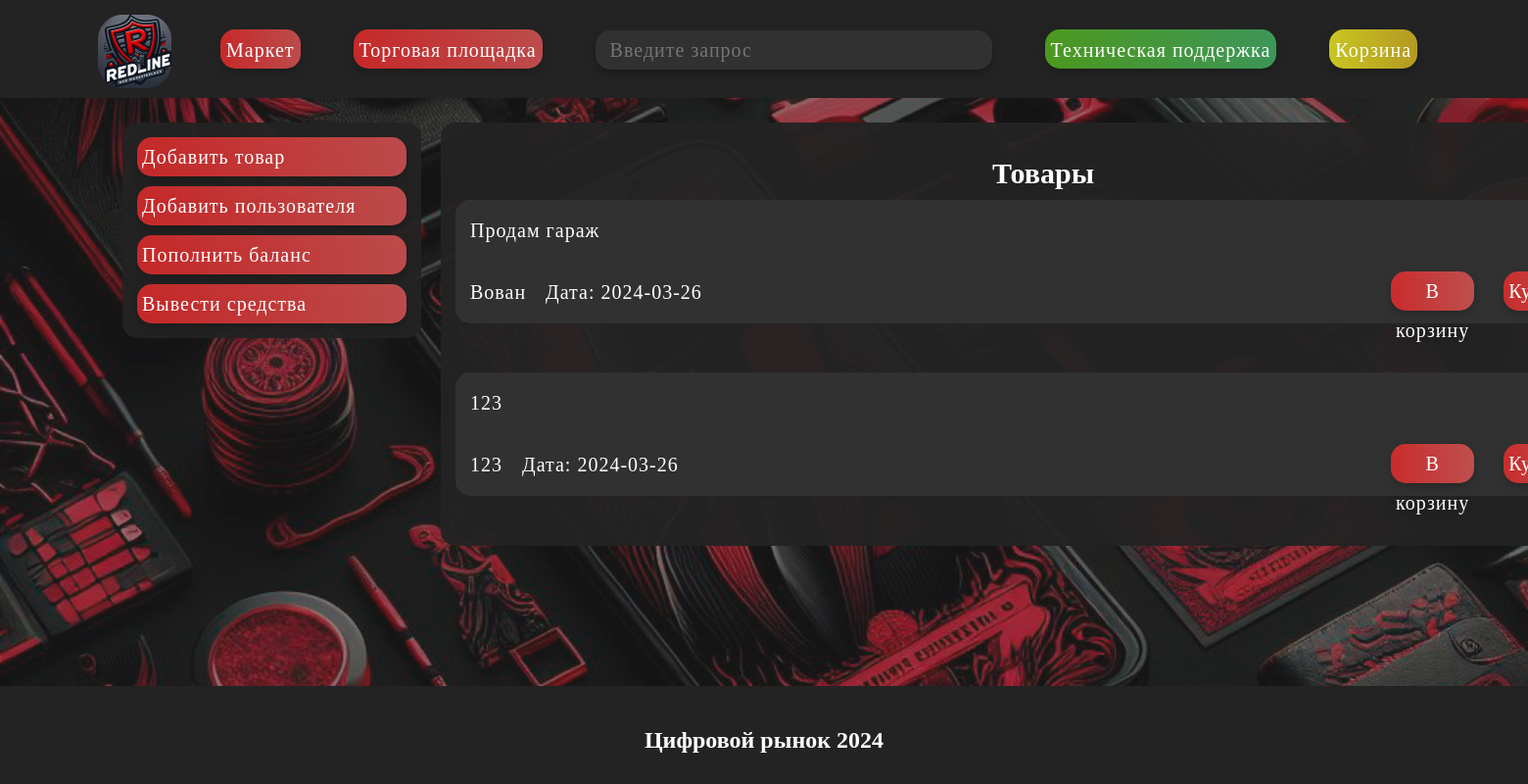
Page /home on the earlier database version.
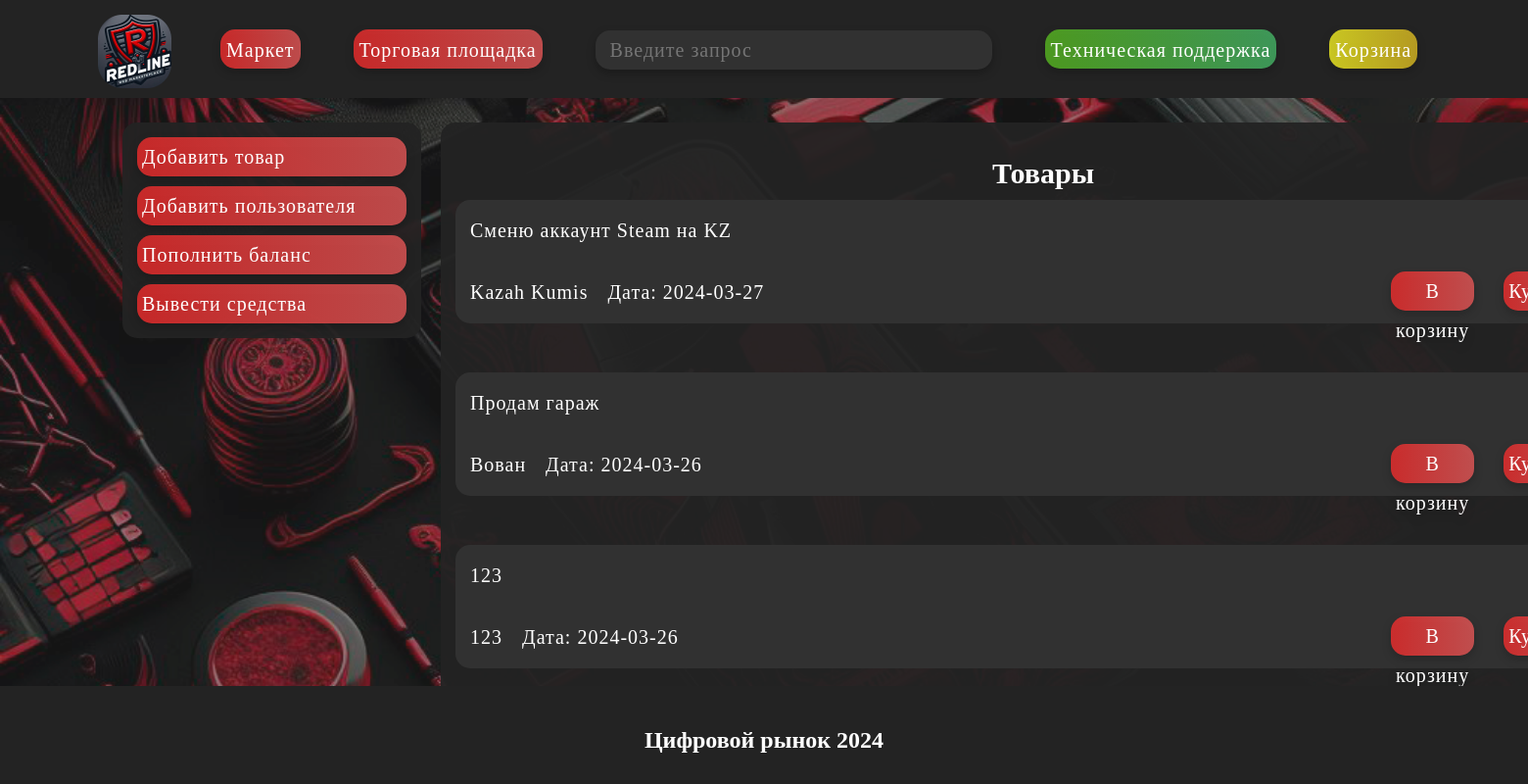
Same page on the later database version.
### main.py (models this page shows, shortened)
class Tovar(db.Model):
    id = db.Column(db.Integer, primary_key=True, autoincrement=True)
    description = db.Column(db.String(15), nullable=False, unique=True)
    login = db.Column(db.String(15), nullable=False)  # Убран параметр unique=True
    price = db.Column(db.Integer, nullable=False)
    date = db.Column(db.DateTime, default=datetime.utcnow)

### main.py (the view)
@app.route('/', methods=['POST', 'GET'])
@app.route('/home', methods=['POST', 'GET'])
def index():
    tovars = Tovar.query.order_by(Tovar.date.desc()).all()
    if 'userLogged' not in session:
        username = "Войти"
        balance = "0Р"
        email = ""  # Добавляем пустую строку для email, чтобы избежать ошибки
    else:
        username = session['userLogged']
        user = User.query.filter_by(login=session['userLogged']).first()
        balance = user.balance if user else "Р"
        email = user.email if user else ""  # Получаем email пользователя или устанавливаем пустую строку
    return render_template("index.html", tovars=tovars, username=username, balance=balance, email=email)

### templates/index.html (shortened to what this page needs)
<!DOCTYPE html>
<html lang="ru">
<head>
    <link rel="stylesheet" type="text/css" href="{{ url_for('static', filename='css/style.css') }}">
</head>
<body>
    <header>
        <div class="up">
            <img src="static\img\main\logo.png" class="logo" alt="Описание изображения">
            <div class="block_up">
                <button class="button_up">Маркет</button>
                <button class="button_up">Торговая площадка</button>
                <form action="/search" method="POST" class="search-container">
                    <input type="text" name="query" placeholder="Введите запрос" class="search-button">
                </form>
                <form action="/help" method="post">
                    <button class="help button_up">Техническая поддержка</button>
                </form>
                <form action="/basket" method="post">
                    <button class="button_up basket">Корзина</button>
                </form>
            </div>
        </div>
    </header>
<div class="lmenu main">
    <form action="/create-tovar-page" method="post">
        <button class="button button_lmenu">Добавить товар</button>
    </form>
    <form action="/create-user-page" method="post">
        <button class="button button_lmenu">Добавить пользователя</button>
    </form>
    <form action="/help" method="post">
        <button class="button button_lmenu">Пополнить баланс</button>
        <button class="button button_lmenu">Вывести средства</button>
    </form>
</div>
<main>
    <h2 class="title">Товары</h2>
    {% for el in tovars %}
        <div class="block">
        <div class="str_1">
            <p>{{el.description}}</p>
        </div>
        <div class="str_1">
            <p>{{el.login}}</p>
            <p class="date">Дата: {{el.date.date()}}</p>
            <form action="/help" method="post" class="buy_button">
                <button class="button">В корзину</button>
                <button class="button">Купить</button>
            </form>
        </div>
    </div>
    {% endfor %}
</main>
<footer>
    <div class="foot">
        <h2 class="title">Цифровой рынок 2024</h2>
    </div>
</footer>
</body>
</html>

### static/css/style.css (style rules this page uses)
body { margin: 0; padding: 0; background-color: rgba(0, 0, 0, 0.5); background-image: url('back.png'); background-repeat: no-repeat; background-position: center center; background-attachment: fixed; -webkit-background-size: cover; -moz-background-size: cover; -o-background-size: cover; background-size: cover; }
header, footer { background-color: #232323; color: white; height: 100px; padding: 0px 0px; }
.logo { position: absolute; top: 0px; left: 0px; width: 75px; height: 75px; }
.up { font-family: 'Gang of Three[RUS by Daymarius]'; position: absolute; margin-top: 15px; margin-left: 100px; margin-right: 100px; height: 55px; width: 1600px; display: inline-flex; }
.block_up { margin-left: 100px; margin-top: 15px; position: relative; }
.search-container { display: inline-block; vertical-align: middle; }
.button { font-family: 'Gang of Three[RUS by Daymarius]'; display: inline-flex; background: linear-gradient(90deg, rgba(255, 45, 45, 0.75) 0%, rgba(242, 91, 91, 0.75) 100%); color: white; border-radius: 15px; border: none; font-size: 20px; cursor: pointer; transition: background-color 0.3s; filter: drop-shadow(0px 4px 4px rgba(0, 0, 0, 0.25)); height: 40px; line-height: 40px; letter-spacing: 1px; margin-left: 15px; margin-right: 15px; margin-top: 10px; display: flex; flex-direction: column; padding: 0px 5px; text-decoration: none; }
.button_up { font-family: 'Gang of Three[RUS by Daymarius]'; display: inline-flex; background: linear-gradient(90deg, rgba(255, 45, 45, 0.75) 0%, rgba(242, 91, 91, 0.75) 100%); color: white; border-radius: 15px; border: none; font-size: 20px; cursor: pointer; transition: background-color 0.3s; filter: drop-shadow(0px 4px 4px rgba(0, 0, 0, 0.25)); margin-left: 25px; height: 40px; line-height: 40px; letter-spacing: 1px; margin-left: 25px; margin-right: 25px; }
.search-button { font-family: 'Gang of Three[RUS by Daymarius]'; background-color: #313131; color: #989898; padding: 0px 15px; border: none; text-align: left; font-size: 20px; cursor: pointer; border-radius: 15px; margin-left: 25px; margin-right: 25px; width: 375px; filter: drop-shadow(0px 4px 4px rgba(0, 0, 0, 0.25)); display: inline-block; height: 40px; line-height: 40px; letter-spacing: 1px; margin-bottom: 7px; }
.help { background: linear-gradient(90deg, rgba(92, 194, 33, 0.75) 0%, rgba(72, 190, 108, 0.75) 100%); }
.basket { background: linear-gradient(90deg, rgba(255, 251, 35, 0.76) 0%, rgba(231, 195, 35, 0.75) 100%); }
.title { position: relative; text-align: center; top: 15px; }
main { font-family: 'Gang of Three[RUS by Daymarius]'; background-color: rgba(35, 35, 35, 0.95); color: white; height: 500px; padding: 0px 15px; border: none; text-align: left; font-size: 20px; cursor: pointer; border-radius: 15px; margin-left: 450px; cursor: auto; width: 1200px; height: inherit; padding-bottom: 1px; }
.block { background-color: #313131; font-family: 'Gang of Three[RUS by Daymarius]'; color: white; padding: 0px 15px; border: none; text-align: left; font-size: 20px; cursor: pointer; border-radius: 15px; margin-bottom: 50px; }
.str_1 { display: flex; flex-direction: row; letter-spacing: 1px; }
.buy_button { position:absolute; display: flex; height: 35px; width: auto ; margin-left: 925px; margin-bottom: 20px; letter-spacing: 1px; }
form { display: inline-block; }
.date { margin-left: 20px; }
.lmenu { font-family: 'Gang of Three[RUS by Daymarius]'; float: left; background-color: rgba(35, 35, 35, 0.95); color: white; border: none; text-align: left; font-size: 20px; cursor: pointer; border-radius: 15px; display: flex; flex-direction: column; align-items: center; margin-left: 125px; margin-top: 25px; padding-bottom: 15px; padding-top: 5px; display: flex; flex-direction: column; align-items: flex-start; }
.button_lmenu { width: 275px; }
.title { font-family: 'Gang of Three[RUS by Daymarius]'; text-align: center; padding-top: 20px; }
footer { position: absolute; bottom: 0px; width: 100%; line-height: 0px; }

Differences in the rows shown:
added Tovar: description "Сменю аккаунт Steam на KZ", login "Kazah Kumis", date "2024-03-27"
